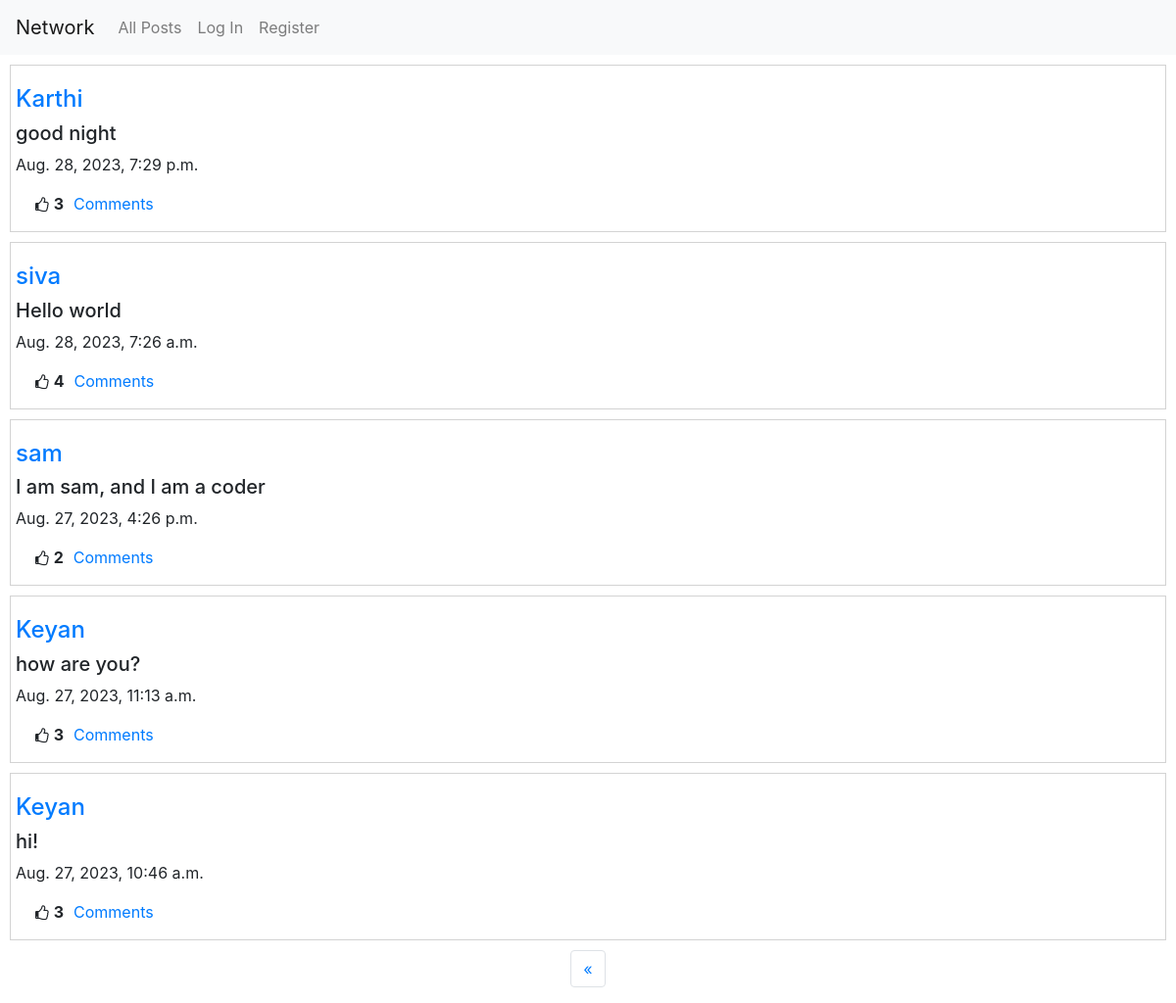
Screenshot of /?page=2 with the database file from the repository.
### network/models.py (models this page shows, shortened)
class Post(models.Model):
    creater = models.ForeignKey(User, related_name='my_name', on_delete=models.CASCADE)
    content = models.CharField(max_length=255)
    liked = models.ManyToManyField(User, related_name='liked_users_or_post' ,blank=True, null=True)
    time = models.DateTimeField(auto_now_add=True)
    image = models.ImageField(null=True, blank=True, upload_to='images/')

class User(AbstractUser):
    pass

### network/views.py (the view)
# urls.py: path("", views.index, name="index"),
def index(request):
    if request.method=="POST":
        form = PostForm(request.POST, request.FILES)
        if form.is_valid():
            post = form.save(commit=False)
            post.creater = request.user
            post.save()
            return HttpResponseRedirect( reverse("index"))
        else:
            return render(request, "network/index.html", {
                "form": form,
                "message": "Enter valid details"
                })
    else:
        user = request.user
        form = PostForm()
        all_posts = Post.objects.all().order_by('time').reverse()
        liked_posts = []
        posts_id = []
        for post in all_posts:
            if user in post.liked.all():
                liked_posts.append(post)
                posts_id.append(post.id)
        p = Paginator(all_posts, 10)
        page_no = request.GET.get('page')
        posts = p.get_page(page_no)
        return render(request, "network/index.html", {
                "form" : form,
                "posts": posts,
                "liked" : liked_posts,
                "p_id" : posts_id
            })

### network/templates/network/index.html (shortened to what this page needs)
{% extends "network/layout.html" %}
{% block body %}
{% for post in posts %}
<div class="posts">
  <div id='p'>
    <div id='c'>
      <a href='{% url 'profile' post.creater.id %}'><h4>{{post.creater}}</h4></a>
      <h5>{{post.content}}</h5>
      <p>{{post.time}}</p>
    </div>
  </div>
  <div class = 'd-flex justify-content-flex-start'>
  <i style="font-size:16px; margin-left:20px" class="fa">&#xf087;</i><b><p id='count_{{post.id}}'>{{post.liked.count}}</p></b></li>
  <a style='margin-left:10px' href='{% url 'readcomms' post.id %}' id='comm_a{{post.id}}'>Comments</a>
  </div>
</div>
{% endfor %}
<nav aria-label="Page navigation example">
    <ul class="pagination">
    {% if posts.has_previous %}
      <li class="page-item">
        <a class="page-link" href="?page={{posts.previous_page_number}}" aria-label="Previous">
          <span aria-hidden="true">&laquo;</span>
        </a>
      </li>
      {%endif%}
    </ul>
  </nav>
{% endblock %}

### network/static/network/styles.css (style rules this page uses)
.posts { display : flex; flex-direction: column; padding : 0px 5px; border : 1px solid lightgray; margin : 10px; }
#p { display:flex; }
.pagination { display : flex; flex-direction: row; justify-content: center; }
i { margin : 5px; }
#p { display : flex; }
#c { margin: 20px 0 0; }

### rows the page displays
Post: creater "Karthi", content "good night", time "Aug. 28, 2023, 7:29 p.m.", liked.count "3"
Post: creater "siva", content "Hello world", time "Aug. 28, 2023, 7:26 a.m.", liked.count "4"
Post: creater "sam", content "I am sam, and I am a coder", time "Aug. 27, 2023, 4:26 p.m.", liked.count "2"
Post: creater "Keyan", content "how are you?", time "Aug. 27, 2023, 11:13 a.m.", liked.count "3"
Post: creater "Keyan", content "hi!", time "Aug. 27, 2023, 10:46 a.m.", liked.count "3"
